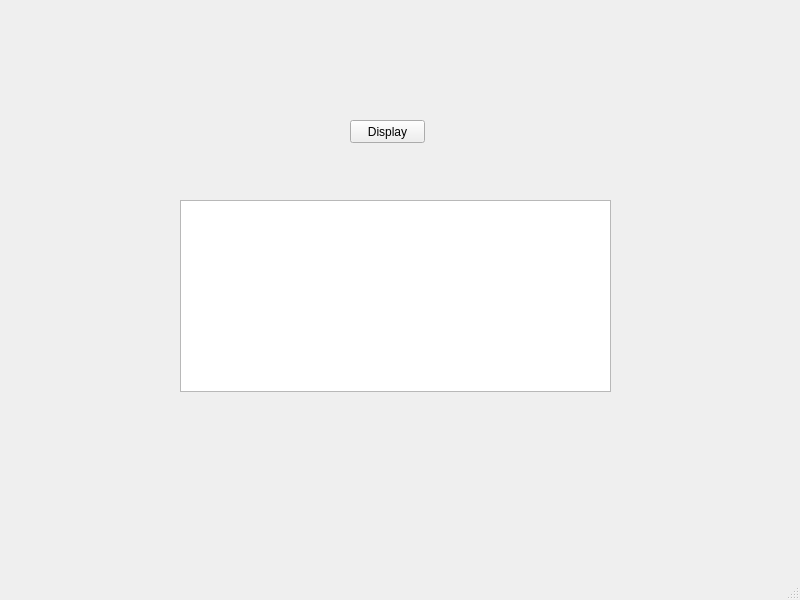
<?xml version="1.0" encoding="UTF-8"?>
<ui version="4.0">
 <class>tableWidgetExample</class>
 <widget class="QMainWindow" name="tableWidgetExample">
  <property name="geometry">
   <rect>
    <x>0</x>
    <y>0</y>
    <width>800</width>
    <height>600</height>
   </rect>
  </property>
  <property name="font">
   <font>
    <family>Arial</family>
    <pointsize>9</pointsize>
   </font>
  </property>
  <property name="windowTitle">
   <string>Table Widget Example</string>
  </property>
  <widget class="QWidget" name="centralwidget">
   <widget class="QPushButton" name="btnDisplay">
    <property name="geometry">
     <rect>
      <x>350</x>
      <y>120</y>
      <width>75</width>
      <height>23</height>
     </rect>
    </property>
    <property name="text">
     <string>Display</string>
    </property>
   </widget>
   <widget class="QTableWidget" name="tblWidgetStudentData">
    <property name="geometry">
     <rect>
      <x>180</x>
      <y>200</y>
      <width>431</width>
      <height>192</height>
     </rect>
    </property>
   </widget>
  </widget>
  <widget class="QMenuBar" name="menubar">
   <property name="geometry">
    <rect>
     <x>0</x>
     <y>0</y>
     <width>800</width>
     <height>21</height>
    </rect>
   </property>
  </widget>
  <widget class="QStatusBar" name="statusbar"/>
 </widget>
 <resources/>
 <connections/>
</ui>
